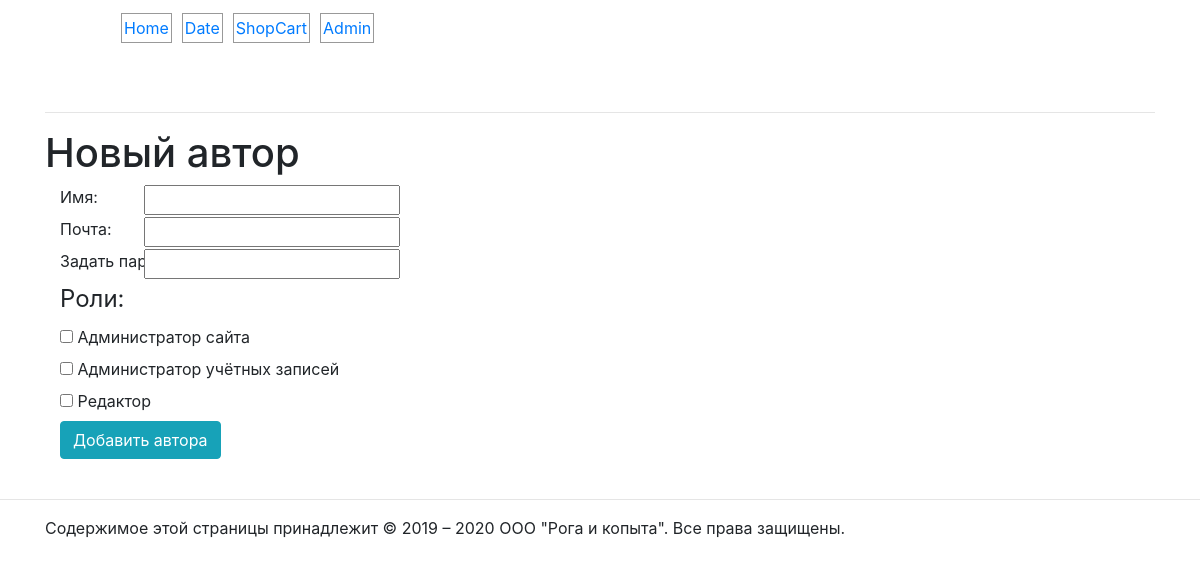
Screenshot of /admin/authors/index.php?add (signed in) with the database file from the repository.
### tables this page shows
CREATE TABLE `role` (
  `id` varchar(255) NOT NULL,
  `description` varchar(255) DEFAULT NULL
);

### includes/helpers.inc.php (the view, shortened to what this page needs)
<?php
function html($text){
    return htmlspecialchars($text, ENT_QUOTES, 'UTF-8');
}
function htmlout($text){
    echo html($text);
}

### admin/authors/form.html.php (shortened to what this page needs)
<?php include_once $_SERVER['DOCUMENT_ROOT'] . '/includes/helpers.inc.php';?>
<!DOCTYPE html>
<html lang="ru">
<head>
    <?php
        include $_SERVER['DOCUMENT_ROOT'] . '/assets/head.html.php';
    ?>
</head>
<body>
<main class="container">
    <div class="row">
        <div class="col-md-12">
            <div class="main">
                <?php include $_SERVER['DOCUMENT_ROOT'] . '/assets/nav.html.php';?>
                        <h1><?php htmlout($pageTitle); ?></h1>
                        <form action="?<?php htmlout($action); ?>" method="post" class="col-md-4">
                            <div>
                                <label for="name">Имя:
                                    <input type="text" id="name" name="name" value="<?php htmlout($name); ?>">
                                </label>
                            </div>
                            <div>
                                <label for="email">Почта:
                                    <input type="text" id="email" name="email" value="<?php htmlout($email); ?>">
                                </label>
                            </div>
                            <div>
                                <label for="password">Задать пароль:
                                    <input type="password" id="password" name="password">
                                </label>
                            </div>
                            <fieldset>
                                <legend>Роли:</legend>
                                <?php for($i = 0; $i < count($roles); $i++): ?>
                                    <div>
                                        <label for="role<?php echo $i; ?>">
                                            <input type="checkbox"
                                                   name="roles[]"
                                                   id="role<?php echo $i; ?>"
                                                   value="<?php htmlout($roles[$i]['id']); ?>"
                                                    <?php
                                                        if($roles[$i]['selected']) echo ' checked';
                                                    ?>
                                            >
                                        </label>
                                    </div>
                                <?php endfor; ?>
                            </fieldset>
                            <div>
                                <input class="btn btn-info" type="submit" value="<?php htmlout($button); ?>">
                            </div>
                        </form>
                    </div>
                </div>
            </div>
        </main>
        <br><hr>
        <footer>
            <?php include $_SERVER['DOCUMENT_ROOT'] . '/assets/footer.html.php'; ?>
        </footer>
    </body>
</html>

### admin/authors/form.html.php (style rules this page uses)
form>div { position: relative; }
form>div>label>input { position: absolute; right: 0; }

### rows the page displays
role: id "Администратор сайта"
role: id "Администратор учётных записей"
role: id "Редактор"

### other values shown
html($text) "Новый автор"
